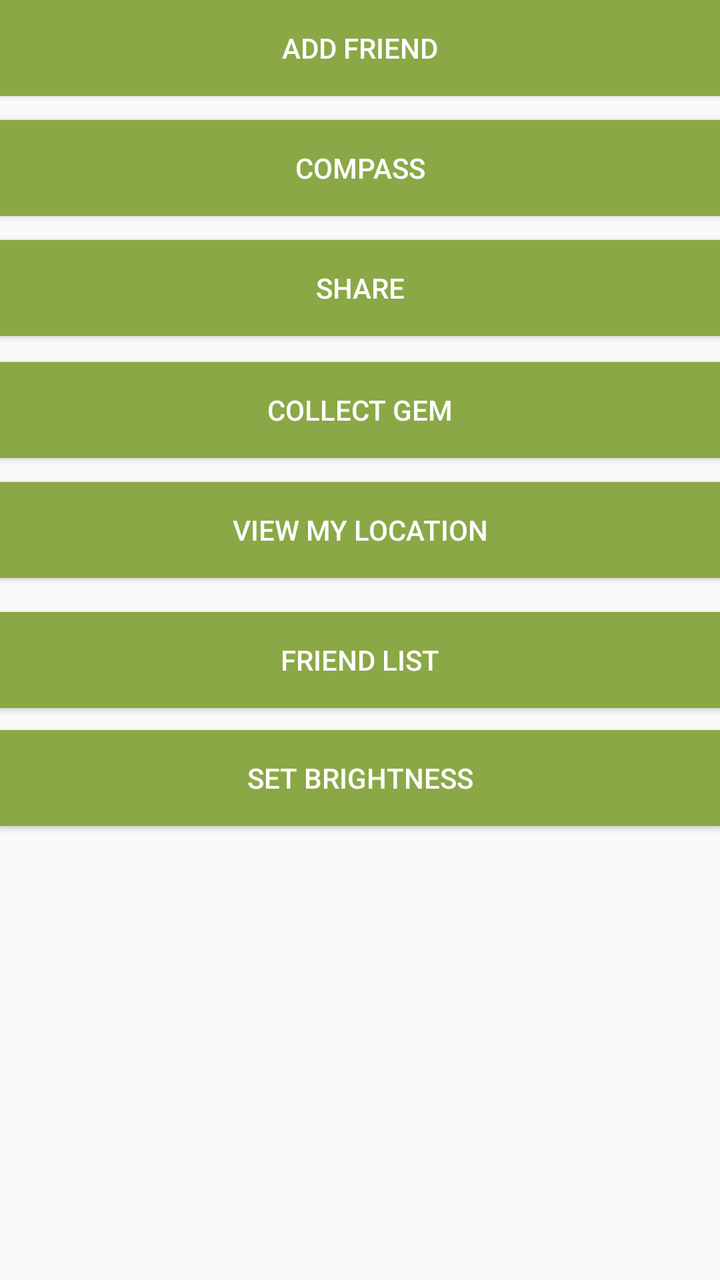
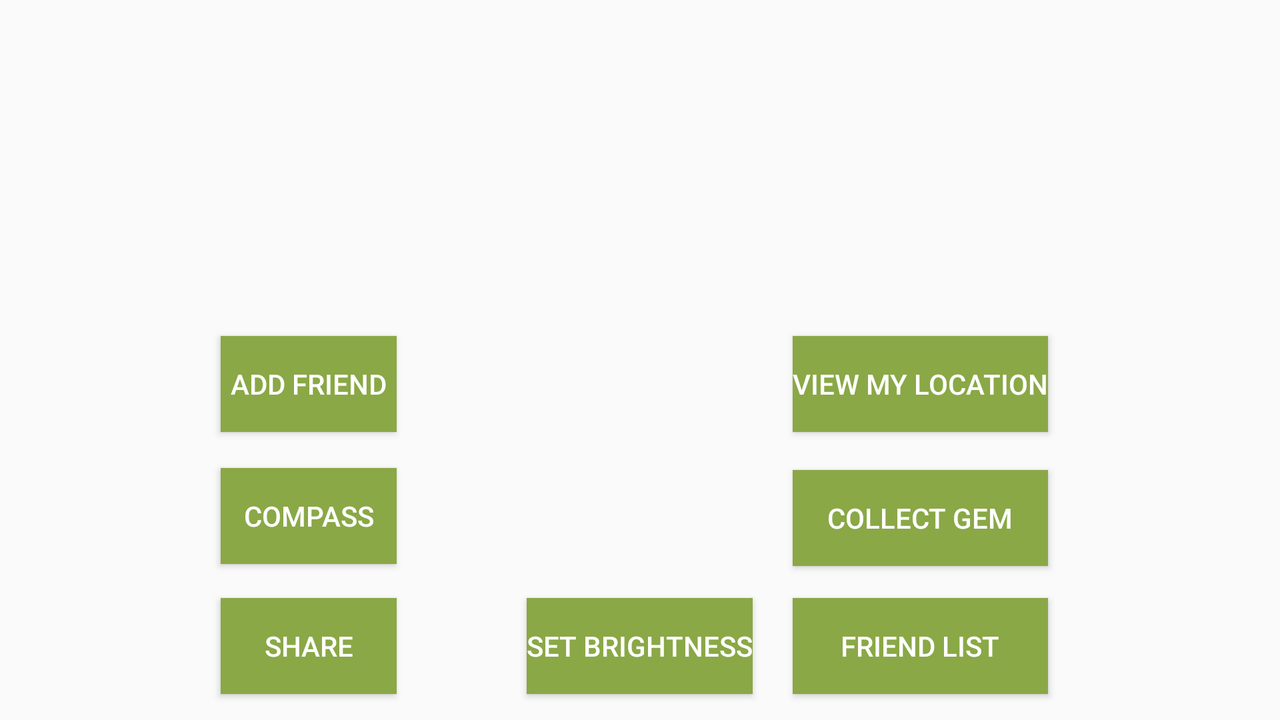

Two renders of one Android screen. The first uses the default layout on a phone; the second uses the alternative layout the repository ships for a different screen configuration, on a matching device. The two XML files are below.
<!-- AndroidManifest.xml: application theme AppTheme -->
<!-- res/layout/activity_home.xml -->
<?xml version="1.0" encoding="utf-8"?>
<RelativeLayout xmlns:android="http://schemas.android.com/apk/res/android"
    xmlns:tools="http://schemas.android.com/tools"
    android:id="@+id/activity_home"
    android:layout_width="match_parent"
    android:layout_height="match_parent"
    android:paddingBottom="@dimen/activity_vertical_margin"
    android:paddingLeft="@dimen/activity_horizontal_margin"
    android:paddingRight="@dimen/activity_horizontal_margin"
    android:paddingTop="@dimen/activity_vertical_margin"
    tools:context="twice.pbdtest.HomeActivity">

    <Button
        android:text="Add Friend"
        android:layout_width="match_parent"
        android:layout_height="wrap_content"
        android:id="@+id/btnAddFriend"
        android:onClick="addFriendIntent"
        android:layout_alignParentTop="true"
        android:background="@color/yellow"
        android:textColor="@color/white"
        android:layout_alignStart="@+id/btnFList" />

    <Button
        android:text="compass"
        android:background="@color/yellow"
        android:textColor="@color/white"
        android:layout_width="match_parent"
        android:layout_height="wrap_content"
        android:id="@+id/btnCompass"
        android:onClick="callCompass"
        android:layout_below="@+id/btnAddFriend"
        android:layout_centerHorizontal="true"
        android:layout_marginTop="12dp" />

    <Button
        android:text="Share"
        android:background="@color/yellow"
        android:textColor="@color/white"
        android:layout_width="match_parent"
        android:layout_height="wrap_content"
        android:id="@+id/btnShare"
        android:onClick="shareIntent"
        android:layout_marginTop="12dp"
        android:layout_below="@+id/btnCompass"
        android:layout_alignStart="@+id/btnCompass" />

    <Button
        android:text="Collect Gem"
        android:background="@color/yellow"
        android:textColor="@color/white"
        android:layout_width="match_parent"
        android:layout_height="wrap_content"
        android:id="@+id/button5"
        android:onClick="collectGem"
        android:layout_marginTop="13dp"
        android:layout_below="@+id/btnShare"
        android:layout_alignParentStart="true" />

    <Button
        android:text="View My Location"
        android:background="@color/yellow"
        android:textColor="@color/white"
        android:layout_width="match_parent"
        android:layout_height="wrap_content"
        android:id="@+id/button4"
        android:onClick="viewMyLocation"
        android:layout_marginTop="12dp"
        android:layout_below="@+id/button5"
        android:layout_alignParentStart="true" />

    <Button
        android:text="Friend List"
        android:background="@color/yellow"
        android:textColor="@color/white"
        android:layout_width="match_parent"
        android:layout_height="wrap_content"
        android:id="@+id/btnFList"
        android:onClick="callFriendList"
        android:layout_marginTop="17dp"
        android:layout_below="@+id/button4"
        android:layout_alignParentStart="true" />

    <Button
        android:text="Set Brightness"
        android:background="@color/yellow"
        android:textColor="@color/white"
        android:layout_width="match_parent"
        android:layout_height="wrap_content"
        android:id="@+id/btnBrightness"
        android:onClick="callSetBrightness"
        android:layout_below="@+id/btnFList"
        android:layout_alignParentStart="true"
        android:layout_marginTop="11dp" />

</RelativeLayout>
<!-- resources referenced by this layout -->
<resources>
  <color name="white">#ffffff</color>
  <color name="yellow">#8aa846</color>
  <style name="AppTheme" parent="Theme.AppCompat.Light.DarkActionBar">
          
          <item name="colorPrimary">@color/colorPrimary</item>
          <item name="colorPrimaryDark">@color/colorPrimaryDark</item>
          <item name="colorAccent">@color/colorAccent</item>
          <item name="android:textColorHint">@color/white</item>
      </style>
  <color name="colorPrimary">#8aa846</color>
  <color name="colorPrimaryDark">#000000</color>
  <color name="colorAccent">#FF4081</color>
</resources>
<!-- res/layout-land/activity_home.xml (the repository's variant of the layout above) -->
<!-- drawn on the phone turned sideways -->
<?xml version="1.0" encoding="utf-8"?>
<RelativeLayout xmlns:android="http://schemas.android.com/apk/res/android"
    xmlns:tools="http://schemas.android.com/tools"
    android:id="@+id/activity_home"
    android:layout_width="match_parent"
    android:layout_height="match_parent"
    android:paddingBottom="@dimen/activity_vertical_margin"
    android:paddingLeft="@dimen/activity_horizontal_margin"
    android:paddingRight="@dimen/activity_horizontal_margin"
    android:paddingTop="@dimen/activity_vertical_margin"
    tools:context="twice.pbdtest.HomeActivity">

    <Button
        android:text="Share"
        android:background="@color/yellow"
        android:textColor="@color/white"
        android:layout_width="wrap_content"
        android:layout_height="wrap_content"
        android:id="@+id/btnShare"
        android:onClick="shareIntent"
        android:layout_alignBaseline="@+id/btnBrightness"
        android:layout_alignBottom="@+id/btnBrightness"
        android:layout_alignStart="@+id/btnCompass" />

    <Button
        android:text="Friend List"
        android:background="@color/yellow"
        android:textColor="@color/white"
        android:layout_width="wrap_content"
        android:layout_height="wrap_content"
        android:id="@+id/btnFList"
        android:onClick="callFriendList"
        android:layout_alignBaseline="@+id/btnBrightness"
        android:layout_alignBottom="@+id/btnBrightness"
        android:layout_alignStart="@+id/button5"
        android:layout_alignEnd="@+id/button5" />

    <Button
        android:text="Collect Gem"
        android:background="@color/yellow"
        android:textColor="@color/white"
        android:layout_width="wrap_content"
        android:layout_height="wrap_content"
        android:id="@+id/button5"
        android:onClick="collectGem"
        android:layout_above="@+id/btnFList"
        android:layout_alignStart="@+id/button4"
        android:layout_marginBottom="16dp"
        android:layout_alignEnd="@+id/button4" />

    <Button
        android:text="compass"
        android:background="@color/yellow"
        android:textColor="@color/white"
        android:layout_width="wrap_content"
        android:layout_height="wrap_content"
        android:id="@+id/btnCompass"
        android:onClick="callCompass"
        android:layout_above="@+id/btnFList"
        android:layout_alignStart="@+id/btnAddFriend"
        android:layout_marginBottom="17dp" />

    <Button
        android:text="View My Location"
        android:background="@color/yellow"
        android:textColor="@color/white"
        android:layout_width="wrap_content"
        android:layout_height="wrap_content"
        android:id="@+id/button4"
        android:onClick="viewMyLocation"
        android:layout_marginStart="20dp"
        android:layout_above="@+id/btnCompass"
        android:layout_toEndOf="@+id/btnBrightness"
        android:layout_marginBottom="18dp" />

    <Button
        android:text="Add Friend"
        android:layout_width="wrap_content"
        android:layout_height="wrap_content"
        android:id="@+id/btnAddFriend"
        android:onClick="addFriendIntent"
        android:background="@color/yellow"
        android:textColor="@color/white"
        android:layout_marginEnd="65dp"
        android:layout_alignBaseline="@+id/button4"
        android:layout_alignBottom="@+id/button4"
        android:layout_toStartOf="@+id/btnBrightness" />

    <Button
        android:text="Set Brightness"
        android:background="@color/yellow"
        android:textColor="@color/white"
        android:layout_width="wrap_content"
        android:layout_height="wrap_content"
        android:id="@+id/btnBrightness"
        android:onClick="callSetBrightness"
        android:layout_marginBottom="13dp"
        android:layout_alignParentBottom="true"
        android:layout_centerHorizontal="true" />

</RelativeLayout>
